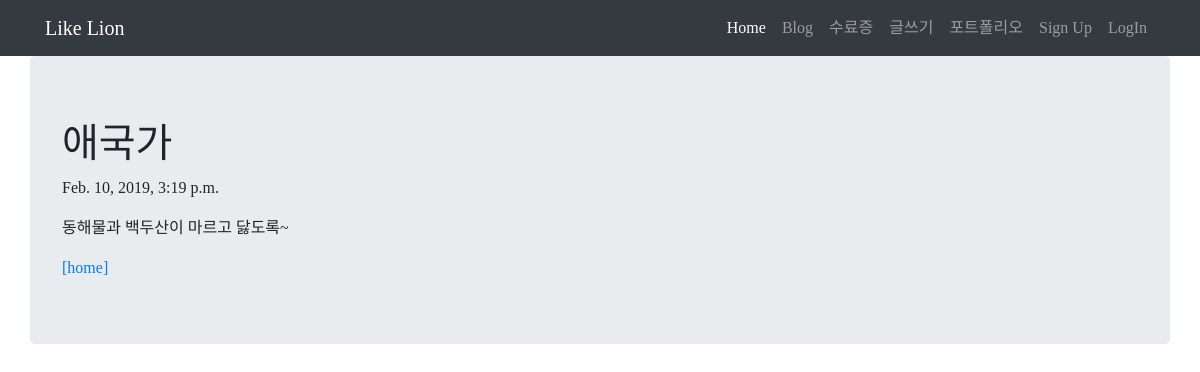
Page /blog/3/ on the committed database.
### blog/models.py (models this page shows, shortened)
class Blog(models.Model):
    title=models.CharField(max_length=200)
    pub_date = models.DateTimeField('date published')
    body = models.TextField()

### blog/views.py (the view)
# urls.py: path('<int:blog_id>/', views.detail, name='detail'),
def detail(request, blog_id):
    blog_detail = get_object_or_404(Blog, pk=blog_id)
    return render(request, 'detail.html',{'blog':blog_detail})

### blog/templates/detail.html
  {% extends 'base.html' %}
  {% block contents %}
    <body>
         <div class="container jumbotron">
            <h1>{{ blog.title }}</h1>
            <p>{{ blog.pub_date }}</p>
            <p>{{ blog.body }}</p>
            <a href="{% url 'home' %}">[home]</a>
         </div>
    </body>
    {% endblock %}

### blog/templates/base.html (style rules this page uses)
* { font-family: 'S-CoreDream-3Light' }

### rows in the picture
Blog: title "애국가", pub_date "Feb. 10, 2019, 3:19 p.m.", body "동해물과 백두산이 마르고 닳도록~"
